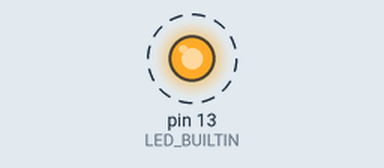
Simulated run of this sketch. Board: Arduino Uno, built with avr-gcc and run on an emulated ATmega328P. Parts: output pins drawn as LEDs (lit = HIGH). Dashed ring = blinking.

Above: at 0.2 s.
Timing chart, 0 to 3.0 s (numbered marks = the images above):
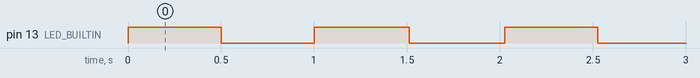

Measured:
- by itself, pin 13 (LED_BUILTIN): alternates HIGH for 0.51 s and LOW for 0.51 s

The sketch:

c01_blinkNFade.ino
```cpp
int mode = 0;
int count = 0;

int brightness = 0;  // how bright the LED is
int fadeAmount = -4;  // how many points to fade the LED by

void setup() {
  // initialize digital pin LED_BUILTIN as an output.
  pinMode(LED_BUILTIN, OUTPUT);
}

// the loop function runs over and over again forever
void loop() {
  if (mode == 0) {
    digitalWrite(LED_BUILTIN, HIGH);  // turn the LED on (HIGH is the voltage level)
    delay(500);                      // wait for a second
    digitalWrite(LED_BUILTIN, LOW);   // turn the LED off by making the voltage LOW
    delay(500);                      // wait for a second
    count++;

    if (count >= 1) {
      mode = 1;
      brightness = 255;
    }
  } else {
      // set the brightness of pin 9:
      analogWrite(LED_BUILTIN, brightness);

      // change the brightness for next time through the loop:
      brightness = brightness + fadeAmount;

      // wait for 30 milliseconds to see the dimming effect
      delay(16);

      if (brightness <= 0) {
        mode = 0;
        count = 0;
      }
  }
}
```
